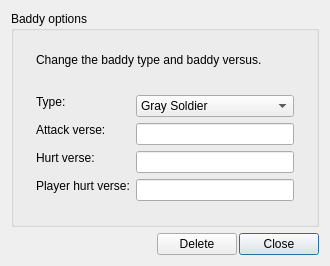
<?xml version="1.0" encoding="UTF-8"?>
<ui version="4.0">
 <class>EditBaddyClass</class>
 <widget class="QDialog" name="EditBaddyClass">
  <property name="geometry">
   <rect>
    <x>0</x>
    <y>0</y>
    <width>330</width>
    <height>266</height>
   </rect>
  </property>
  <property name="minimumSize">
   <size>
    <width>0</width>
    <height>0</height>
   </size>
  </property>
  <property name="windowTitle">
   <string>Edit Baddy</string>
  </property>
  <layout class="QVBoxLayout" name="verticalLayout">
   <item>
    <widget class="QGroupBox" name="groupBox">
     <property name="title">
      <string>Baddy options</string>
     </property>
     <layout class="QVBoxLayout" name="verticalLayout_2">
      <item>
       <widget class="QWidget" name="widget_2" native="true">
        <property name="sizePolicy">
         <sizepolicy hsizetype="Preferred" vsizetype="Fixed">
          <horstretch>0</horstretch>
          <verstretch>0</verstretch>
         </sizepolicy>
        </property>
        <property name="minimumSize">
         <size>
          <width>0</width>
          <height>0</height>
         </size>
        </property>
        <layout class="QGridLayout" name="gridLayout">
         <item row="0" column="0">
          <widget class="QLabel" name="label">
           <property name="text">
            <string>Change the baddy type and baddy versus.</string>
           </property>
          </widget>
         </item>
        </layout>
       </widget>
      </item>
      <item>
       <widget class="QWidget" name="widget_3" native="true">
        <property name="sizePolicy">
         <sizepolicy hsizetype="Preferred" vsizetype="Fixed">
          <horstretch>0</horstretch>
          <verstretch>0</verstretch>
         </sizepolicy>
        </property>
        <layout class="QFormLayout" name="formLayout">
         <item row="0" column="0">
          <widget class="QWidget" name="widget_4" native="true">
           <property name="sizePolicy">
            <sizepolicy hsizetype="Preferred" vsizetype="Fixed">
             <horstretch>0</horstretch>
             <verstretch>0</verstretch>
            </sizepolicy>
           </property>
           <layout class="QHBoxLayout" name="horizontalLayout_2">
            <property name="leftMargin">
             <number>0</number>
            </property>
            <property name="topMargin">
             <number>0</number>
            </property>
            <property name="rightMargin">
             <number>0</number>
            </property>
            <property name="bottomMargin">
             <number>0</number>
            </property>
            <item>
             <widget class="QLabel" name="label_2">
              <property name="text">
               <string>Type:</string>
              </property>
             </widget>
            </item>
           </layout>
          </widget>
         </item>
         <item row="2" column="0">
          <widget class="QWidget" name="widget_5" native="true">
           <property name="sizePolicy">
            <sizepolicy hsizetype="Preferred" vsizetype="Fixed">
             <horstretch>0</horstretch>
             <verstretch>0</verstretch>
            </sizepolicy>
           </property>
           <layout class="QHBoxLayout" name="horizontalLayout_3">
            <property name="leftMargin">
             <number>0</number>
            </property>
            <property name="topMargin">
             <number>0</number>
            </property>
            <property name="rightMargin">
             <number>0</number>
            </property>
            <property name="bottomMargin">
             <number>0</number>
            </property>
            <item>
             <widget class="QLabel" name="label_3">
              <property name="text">
               <string>Attack verse:</string>
              </property>
             </widget>
            </item>
           </layout>
          </widget>
         </item>
         <item row="4" column="0">
          <widget class="QWidget" name="widget_6" native="true">
           <property name="sizePolicy">
            <sizepolicy hsizetype="Preferred" vsizetype="Fixed">
             <horstretch>0</horstretch>
             <verstretch>0</verstretch>
            </sizepolicy>
           </property>
           <layout class="QHBoxLayout" name="horizontalLayout_4">
            <property name="leftMargin">
             <number>0</number>
            </property>
            <property name="topMargin">
             <number>0</number>
            </property>
            <property name="rightMargin">
             <number>0</number>
            </property>
            <property name="bottomMargin">
             <number>0</number>
            </property>
            <item>
             <widget class="QLabel" name="label_4">
              <property name="text">
               <string>Hurt verse:</string>
              </property>
             </widget>
            </item>
           </layout>
          </widget>
         </item>
         <item row="5" column="0">
          <widget class="QWidget" name="widget_7" native="true">
           <property name="sizePolicy">
            <sizepolicy hsizetype="Preferred" vsizetype="Fixed">
             <horstretch>0</horstretch>
             <verstretch>0</verstretch>
            </sizepolicy>
           </property>
           <layout class="QHBoxLayout" name="horizontalLayout_5">
            <property name="leftMargin">
             <number>0</number>
            </property>
            <property name="topMargin">
             <number>0</number>
            </property>
            <property name="rightMargin">
             <number>0</number>
            </property>
            <property name="bottomMargin">
             <number>0</number>
            </property>
            <item>
             <widget class="QLabel" name="label_5">
              <property name="text">
               <string>Player hurt verse:</string>
              </property>
             </widget>
            </item>
           </layout>
          </widget>
         </item>
         <item row="0" column="1">
          <widget class="QComboBox" name="typeCombo">
           <property name="sizePolicy">
            <sizepolicy hsizetype="Expanding" vsizetype="Fixed">
             <horstretch>0</horstretch>
             <verstretch>0</verstretch>
            </sizepolicy>
           </property>
           <item>
            <property name="text">
             <string>Gray Soldier</string>
            </property>
           </item>
           <item>
            <property name="text">
             <string>Blue Soldier</string>
            </property>
           </item>
           <item>
            <property name="text">
             <string>Red Soldier</string>
            </property>
           </item>
           <item>
            <property name="text">
             <string>Shooting Soldier</string>
            </property>
           </item>
           <item>
            <property name="text">
             <string>Swamp Soldier</string>
            </property>
           </item>
           <item>
            <property name="text">
             <string>Frog</string>
            </property>
           </item>
           <item>
            <property name="text">
             <string>Spider</string>
            </property>
           </item>
           <item>
            <property name="text">
             <string>Golden Warrior</string>
            </property>
           </item>
           <item>
            <property name="text">
             <string>Lizardon</string>
            </property>
           </item>
           <item>
            <property name="text">
             <string>Dragon</string>
            </property>
           </item>
          </widget>
         </item>
         <item row="2" column="1">
          <widget class="QLineEdit" name="attackVerseEdit"/>
         </item>
         <item row="4" column="1">
          <widget class="QLineEdit" name="hurtVerseEdit"/>
         </item>
         <item row="5" column="1">
          <widget class="QLineEdit" name="playerHurtEdit"/>
         </item>
        </layout>
       </widget>
      </item>
      <item>
       <spacer name="verticalSpacer">
        <property name="orientation">
         <enum>Qt::Orientation::Vertical</enum>
        </property>
        <property name="sizeHint" stdset="0">
         <size>
          <width>20</width>
          <height>40</height>
         </size>
        </property>
       </spacer>
      </item>
     </layout>
    </widget>
   </item>
   <item>
    <widget class="QWidget" name="widget" native="true">
     <property name="sizePolicy">
      <sizepolicy hsizetype="Preferred" vsizetype="Fixed">
       <horstretch>0</horstretch>
       <verstretch>0</verstretch>
      </sizepolicy>
     </property>
     <layout class="QHBoxLayout" name="horizontalLayout">
      <property name="spacing">
       <number>2</number>
      </property>
      <property name="leftMargin">
       <number>0</number>
      </property>
      <property name="topMargin">
       <number>0</number>
      </property>
      <property name="rightMargin">
       <number>0</number>
      </property>
      <property name="bottomMargin">
       <number>0</number>
      </property>
      <item>
       <spacer name="horizontalSpacer">
        <property name="orientation">
         <enum>Qt::Orientation::Horizontal</enum>
        </property>
        <property name="sizeType">
         <enum>QSizePolicy::Policy::Expanding</enum>
        </property>
        <property name="sizeHint" stdset="0">
         <size>
          <width>20</width>
          <height>0</height>
         </size>
        </property>
       </spacer>
      </item>
      <item>
       <widget class="QPushButton" name="deleteButton">
        <property name="sizePolicy">
         <sizepolicy hsizetype="Preferred" vsizetype="Preferred">
          <horstretch>0</horstretch>
          <verstretch>0</verstretch>
         </sizepolicy>
        </property>
        <property name="minimumSize">
         <size>
          <width>80</width>
          <height>0</height>
         </size>
        </property>
        <property name="text">
         <string>Delete</string>
        </property>
        <property name="icon">
         <iconset resource="../Resources/MainWindow.qrc">
          <normaloff>:/MainWindow/icons/tinycolor/icons8-trash-16.png</normaloff>:/MainWindow/icons/tinycolor/icons8-trash-16.png</iconset>
        </property>
        <property name="autoDefault">
         <bool>false</bool>
        </property>
       </widget>
      </item>
      <item>
       <widget class="QPushButton" name="closeButton">
        <property name="sizePolicy">
         <sizepolicy hsizetype="Preferred" vsizetype="Preferred">
          <horstretch>0</horstretch>
          <verstretch>0</verstretch>
         </sizepolicy>
        </property>
        <property name="minimumSize">
         <size>
          <width>80</width>
          <height>0</height>
         </size>
        </property>
        <property name="text">
         <string>Close</string>
        </property>
       </widget>
      </item>
     </layout>
    </widget>
   </item>
  </layout>
 </widget>
 <layoutdefault spacing="6" margin="11"/>
 <resources>
  <include location="../Resources/MainWindow.qrc"/>
 </resources>
 <connections>
  <connection>
   <sender>closeButton</sender>
   <signal>clicked()</signal>
   <receiver>EditBaddyClass</receiver>
   <slot>accept()</slot>
   <hints>
    <hint type="sourcelabel">
     <x>370</x>
     <y>267</y>
    </hint>
    <hint type="destinationlabel">
     <x>212</x>
     <y>148</y>
    </hint>
   </hints>
  </connection>
  <connection>
   <sender>deleteButton</sender>
   <signal>clicked()</signal>
   <receiver>EditBaddyClass</receiver>
   <slot>reject()</slot>
   <hints>
    <hint type="sourcelabel">
     <x>289</x>
     <y>267</y>
    </hint>
    <hint type="destinationlabel">
     <x>212</x>
     <y>148</y>
    </hint>
   </hints>
  </connection>
 </connections>
</ui>
